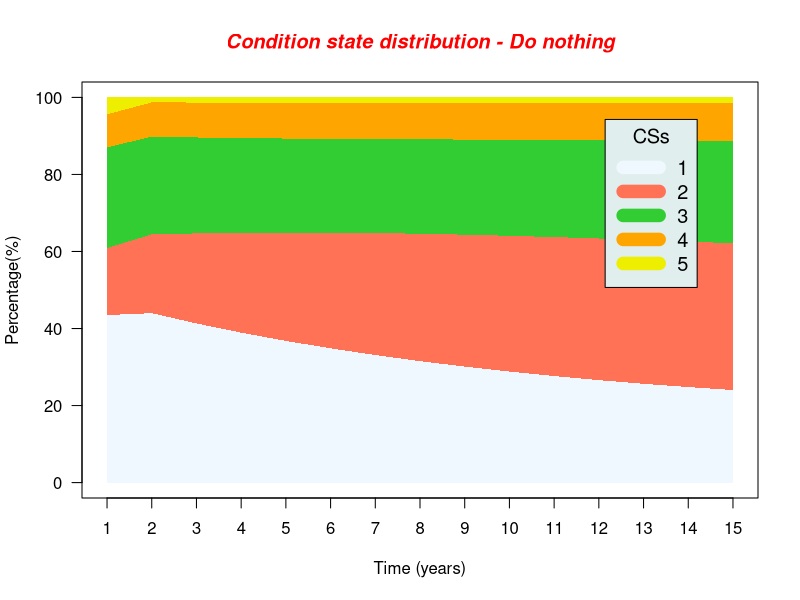
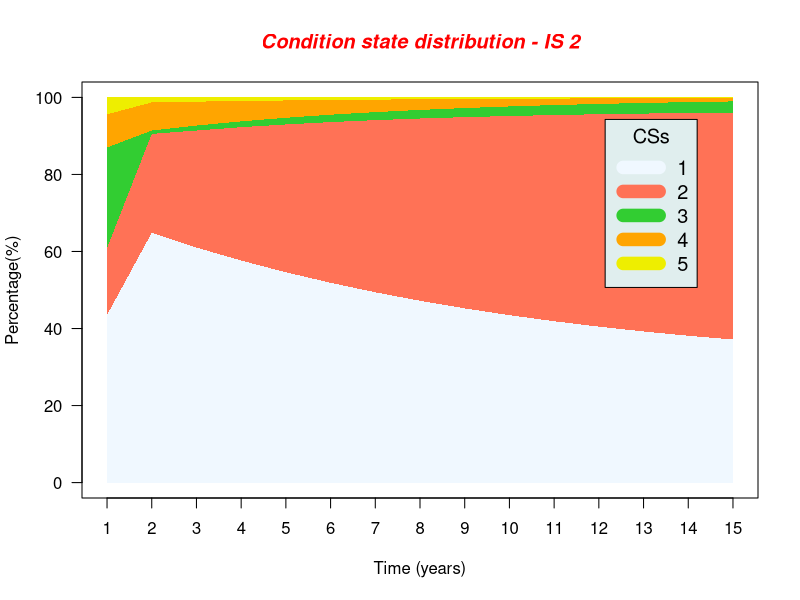
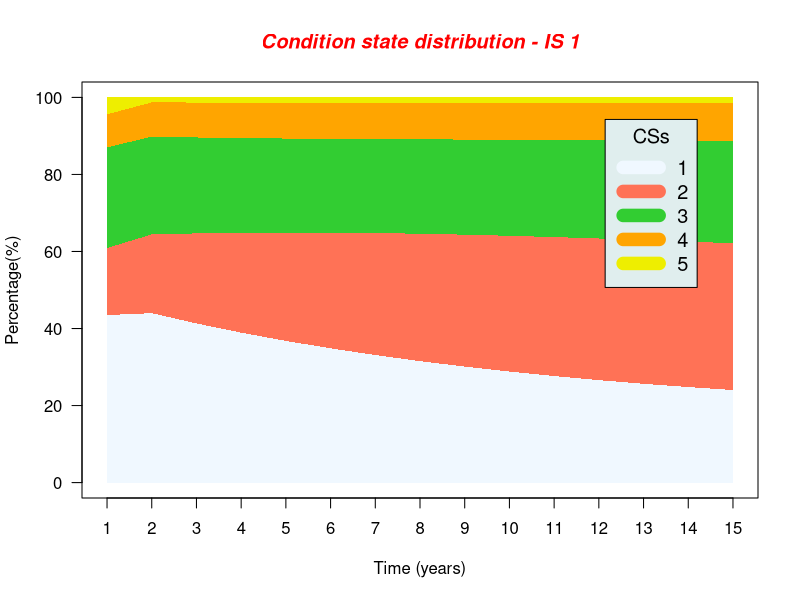

R code for these plots, in order:
# This program was coded by  Nam Lethanh (lethanh@ibi.baug.ethz.ch)
#Steady state Markov model
#Intervention strategy for bridge with Markov model
#------------------------------------------------------
rm(list=ls()) #clear the memory and objects in R console
###            INPUT      
data1 <- read.csv("IMM-markov-example-P.csv",header=FALSE,sep=",") 
attach(data1)
data2 <- read.csv("IMM-markov-example-R.csv",header=TRUE,sep=",") 
attach(data2)
Nmax<-length(data1[,1]) #maximum number of condition states
Rmax<-length(data2[,1])
P<-array(dim=c(Nmax,Nmax)) #define the dimension for transition matrix P
#intervention effectiveness vector
R<-array(dim=c(Rmax,Nmax))
#cost of each IS
C<-matrix(nrow=Rmax)
YearMax=15 #no of year

cat('# -------------------INPUT ------------------------------- \n')

#read value of transition matrix from csv file
for (i in 1:Nmax){
  for (j in 1:Nmax){
    P[i,j]=data1[i,j]
  }
}
  #reading the strategy vector from csv file
 for (k in 1:Rmax){
   for (i in 1:Nmax){
     R[k,i]=data2[k,i+1]
     C[k]=data2$cost[k]
   }
 }
cat('value of transition matrix P \n')
print(P)
cat('value of intervention vector R \n')
print(R)
cat('impact incurred by each IS C \n')
print(C)
cat('# -------------------ESTIMATION -------------------------- \n')
Q<-array(dim=c(Nmax,Nmax,Rmax)) #transition matrix correspoding to each IS
  for (i in 1:Nmax){
    for (j in 1:Nmax){
      for (k in 1:Rmax){
      if (k==1){
        Q[i,j,k]=P[i,j]
      } else if (k==2){
        Q[i,j,k]=P[i,j]
        Q[3,j,k]=R[k,j]
     #   Q[4,,]=c(1,0,0,0,0)
        Q[5,,]=c(1,0,0,0,0)
        Q[i,j,k]=Q[i,j,k]
      } else {
         Q[i,j,k]=P[i,j]
         Q[4,,]=c(0,0,0,0.85,0.15)
         Q[5,j,k]=R[k,j]
        Q[i,j,k]=Q[i,j,k]
      }
      }
  }
}

#
cat('Intervention repair matrix Q \n')
print(Q)


pi<-array(dim=c(Nmax,YearMax,Rmax)) #this is the state probability

for (k in 1:Rmax){
for (t in 1:YearMax){
  if (t==1){
    pi[,t,k]=c(0.435,0.174,0.261,0.086,0.044)
  } else {
  pi[,t,k]= pi[,t-1,k]%*%Q[,,k]   
  }
}
}

cat('the steady state corresponding to each IS \n')
print(pi[,YearMax,])

cat('estimating the impact associated with each strategy \n')

Ics<-matrix(nrow=Nmax,ncol=Rmax)
IScost<-array(dim=c(Nmax,Rmax))
IStotal<-matrix(nrow=Rmax)

for (k in 2:Rmax){
if (k==2){
  for (i in 1:Nmax){
    if (i<=2){
      Ics[i,k]=0
    } else if (i==3){
      Ics[i,k]=cost[2]
    } else if (i==5) {
      Ics[i,k]=0
    } else {
      Ics[i,k]=0
    }
  }
} else {
  for (i in 1:Nmax){
    if (i<=3){
      Ics[i,k]=0
    }  else if (i==5) {
      Ics[i,k]=cost[3]
    } else {
      Ics[i,k]=0
    }
  }
}
}
for (k in 2:Rmax){
  for (i in 1:Nmax){
    IScost[i,k]  <- Ics[i,k]*pi[i,YearMax,k]
  }
  IStotal[k]=sum(IScost[,k])
}
cat('impact per CS for each IS \n')
print(Ics)
cat('Expected impacts per each CS in each IS \n')
print(IScost)
cat('Total expected impact for each IS \n')
print(IStotal)
cat('The optimal (minimal total impact) IS is \n')
print(which.min(IStotal))

#--------Draw the deterioration distribution

plot.new()
stackedPlot <- function(data, time=NULL, col=1:length(data),...) {
  if (is.null(time)) {
    time <- 1:length(data[[1]])
    plot(0,0, xlim = range(time), ylim = c(0,max(rowSums(data))), axes=FALSE,t="n" , ...)
    axis(2, ylim=c(0,100),col="black",las=1)  ## las=1 makes horizontal labels
    axis(1,c(seq(1,YearMax,by=1)),c(seq(1,YearMax,by=1)))
    box()
    
    for (i in length(data):1) {
      #the summup to the current collumn
      prep.data <- rowSums(data[1:i]);
      # The polygon must have his first and last point on the zero line
      prep.y <- c(0, prep.data,0)
      prep.x <- c(time[1], time, time[length(time)] )
      polygon(prep.x, prep.y, col=col[i], border = NA);
    }
  }
}
pi=pi*100
colors=c("aliceblue","coral1","limegreen","orange","yellow2")
stackedPlot(data.frame(t(pi[,,1])),col=colors,xlab="Time (years)",ylab="Percentage(%)")
legend("topright", inset=0.09, title="CSs",col=colors,lty=2,lwd=13,legend=c(1:Nmax),bg="azure2",cex=1.2)
title(main="Condition state distribution - Do nothing", col.main="red", font.main=4)
stackedPlot(data.frame(t(pi[,,2])),col=colors,xlab="Time (years)",ylab="Percentage(%)")
legend("topright", inset=0.09, title="CSs",col=colors,lty=2,lwd=13,legend=c(1:Nmax),bg="azure2",cex=1.2)
title(main="Condition state distribution - IS 2", col.main="red", font.main=4)
stackedPlot(data.frame(t(pi[,,3])),col=colors,xlab="Time (years)",ylab="Percentage(%)")
legend("topright", inset=0.09, title="CSs",col=colors,lty=2,lwd=13,legend=c(1:Nmax),bg="azure2",cex=1.2)
title(main="Condition state distribution - IS 1", col.main="red", font.main=4)
#THE END



results=data.frame(t(pi[,,3]),t(pi[,,2]))

file.remove("results.csv")
file.create("results.csv")
write.table(results, file="results.csv", sep = ",", append = TRUE,col.names = FALSE)

